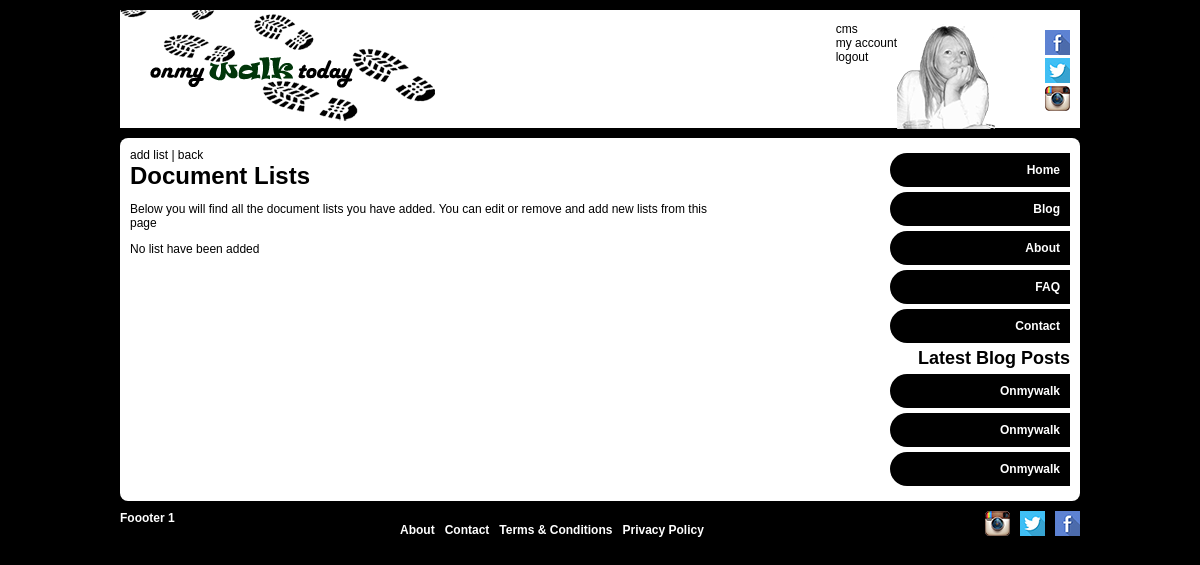
Screenshot of /index.php?page=documentlist (signed in) with the database file from the repository.
### tables this page shows
CREATE TABLE IF NOT EXISTS `pages` (
  `pageid` int(11) NOT NULL,
  `pageTitle` text,
  `pageContent` text,
  `pageName` varchar(30) NOT NULL,
  `deleted` int(11) DEFAULT '0'
);

### application/controllers/documentlist_controller.php (called while the page is built)
<?php
include(DATA . 'documentlist.php');
include(LAYOUT . 'head.php');
include(LAYOUT . 'header.php');
include(VIEWS . $pageView . '.php');
include(LAYOUT . 'footer.php');
?>

### site/php/getPage.php (called while the page is built)
<?php
	$stmt = $db->prepare('select * from pages where pageName = :pageName');
	$stmt->bindValue(':pageName', $page, PDO::PARAM_STR);
	$stmt->execute();
	$row = $stmt->fetch(PDO::FETCH_ASSOC);
	if ($row < 1) {
		header('Location: ' . SITE_ROOT . '?page=404');
	} else {
		$pageTitle = $row['pageTitle'];
		$pageContent = $row['pageContent'];
	}
?>

### application/data/documentlist.php (called while the page is built, shortened)
<?php
	include(PHP . 'getPage.php');
	if (isset($_POST['addContentList'])) {
		$contentName = stripslashes(trim($_POST['contentName']));
		$contentDescription = stripslashes(trim($_POST['contentDescription']));
		$contentDate = date("Y-m-d H:i:s");
		$stmt = $db->prepare('INSERT INTO contentList (name, description, dateAdded, contentType, userid) VALUES (:contentName, :contentDescription, :dateAdded, :contentType, :userid)');
		$stmt->bindValue(':contentName', $contentName, PDO::PARAM_STR);
		$stmt->bindValue(':contentDescription', $contentDescription, PDO::PARAM_STR);
		$stmt->bindValue(':dateAdded', $contentDate, PDO::PARAM_STR);
		$stmt->bindValue(':contentType', 'public', PDO::PARAM_STR);
		$stmt->bindValue(':userid', $_SESSION['userId'], PDO::PARAM_INT);
		if($stmt->execute()){
			$contentid = $db->lastInsertId();
			header('Location: ' . SITE_ROOT . 'index.php?page=documentlist&contentid=' . $contentid . '&update=true');
		} else {
			header('Location: ' . SITE_ROOT . 'index.php?page=documentlist&action=add&error=true');
		}
	} else if (isset($_GET['action']) && $_GET['action'] == 'addDocumentList' && stripslashes(trim($_GET['action']))) {
		$pageView = 'documentListAdd';
	} else if (isset($_GET['action']) && $_GET['action'] == 'addDocumentFile' && isset($_GET['contentid']) && stripslashes(trim($_GET['action']))) {
		$pageView = 'documentfileAdd';
	} else {
		$stmt = $db->prepare('SELECT * FROM contentList WHERE userId = :userId ORDER BY dateAdded DESC');
		$stmt->bindValue(':userId', $_SESSION['userId'], PDO::PARAM_STR);
		$stmt->execute();
		$documentList = $stmt->fetchAll(PDO::FETCH_ASSOC);
	}
?>

### application/views/documentlist.php (the view, shortened to what this page needs)
<div class="contentContainer">
	<?php include(LAYOUT . 'sideNav.php');  ?>
	<div class="content left">
		<div class="backButton">
			<a href="<?php echo SITE_ROOT; ?>?page=documentlist&action=addDocumentList">add list</a> |
			<a href="<?php echo SITE_ROOT; ?>?page=myaccount">back</a>
		</div>
		<h1><?php echo $pageTitle; ?></h1>
		<?php echo $pageContent; ?>
		<?php if ($documentList) : ?>
			<?php foreach ($documentList as $item) : ?>
				<?php
					if ($colCount == 1) {
						$colCount = -1;
						$colClass = 'white';
					} else {
						$colClass = 'blue';
					}
				?>
					<div class="listRow <?php echo $colClass; ?>">
						<div class="listCol">
							<?php if ($item['published'] == 1) : ?>
								<span class="red">
									URL: <?php echo SITE_URL; ?>?page=published&contentid=<?php echo $item['contentid']; ?>
								</span>
								 |
								<a href="<?php echo SITE_ROOT; ?>?page=published&contentid=<?php echo $item['contentid']; ?>">view published</a> |
								<a href="<?php echo SITE_ROOT; ?>?page=documentpublish&action=draft&contentid=<?php echo $item['contentid']; ?>">depublish</a>
							<?php else : ?>
								<a href="<?php echo SITE_ROOT; ?>?page=documentpublish&action=publish&contentid=<?php echo $item['contentid']; ?>">click to publish</a>
							<?php endif; ?>
							|
							<a href="<?php echo SITE_ROOT; ?>?page=documentlist&contentid=<?php echo $item['contentid']; ?>">edit</a>
						</div>
						<?php echo $item['name']; ?>
					</div>
					<?php $colCount++; ?>
			<?php endforeach; ?>
		<?php else : ?>
			<p class="centre">No list have been added</p>
		<?php endif; ?>
	</div>
</div>

### site/css/styles.css (style rules this page uses)
a:link, a:visited, a:hover, a:active { color: #000; text-decoration: none; }

### site/css/layout.css (style rules this page uses)
body { padding: 0px; margin: 0px; font-size: 12px; font-family: sans-serif; color: #000; background-color: #000; }
h1 { margin: 0px; padding: 0px; }
@media screen and (min-width: 451px) { .contentContainer { width: 960px; margin: 0px auto; background-color: #FFF; margin-top: 10px; border-radius: 8px; } }
@media screen and (min-width: 451px) { .content { padding: 10px; } }
@media screen and (min-width: 451px) { .content.left { float: left; width: 590px; } }

### site/styles/base.css (style rules this page uses)
body { font-family:Helvetica, sans-serif; }
a { color:white; }

### rows the page displays
pages: pageTitle "Document Lists", pageContent "Below you will find all the document lists you have added. You can edit or remove and add new lists from this page"
